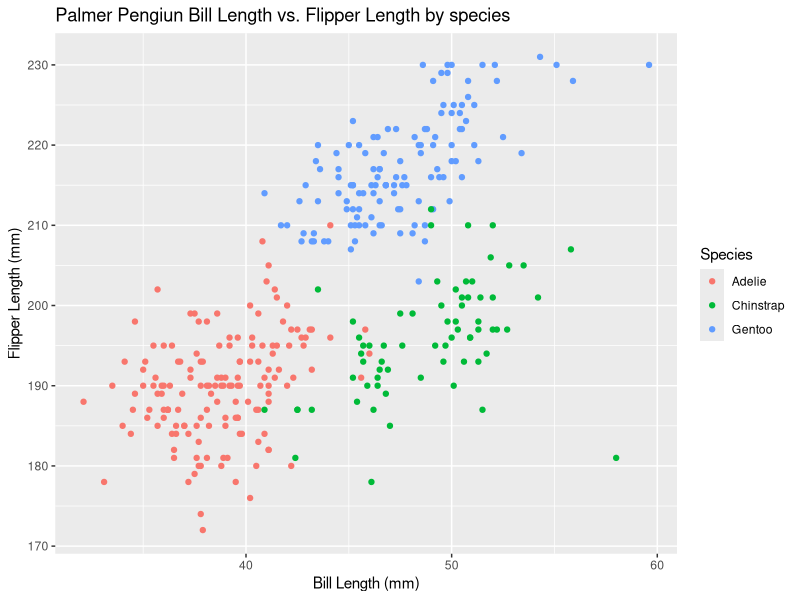

The R script that drew this image:
## ---- chunk 1
library(tidyverse)
library(palmerpenguins)
library(ggplot2)
## ---- chunk 2
my_penguins <- penguins

avg_bill_len <-  my_penguins |> 
  drop_na() |>
  group_by(
    species
  ) |>
  summarize(
    avg_bill_length = mean(bill_length_mm)
    )
## ---- chunk 3
ggplot(my_penguins, aes(x = bill_length_mm, y = flipper_length_mm, color = species)) +
  geom_point() + 
  labs(
    title = "Palmer Pengiun Bill Length vs. Flipper Length by species",
    x = "Bill Length (mm)",
    y = "Flipper Length (mm)",
    color = "Species"
    
  )
